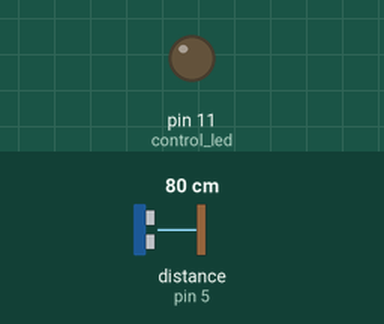
Simulated run of this sketch. Board: Arduino Uno, built with avr-gcc and run on an emulated ATmega328P. Shown: output pins drawn as LEDs (lit = HIGH). The test bench sets the inputs (shaded band); at power-on: distance to the obstacle (sensor on pin 5) 80 cm. The echo pulse lasts 58.3 µs per cm; what the sketch prints to the serial monitor is not drawn.

Above: at 1.2 s.
1.3 s: distance to the obstacle (sensor on pin 5) set to 16 cm
2.8 s: distance to the obstacle (sensor on pin 5) set to 13 cm
4.7 s: distance to the obstacle (sensor on pin 5) set to 18 cm
At 6.1 s:
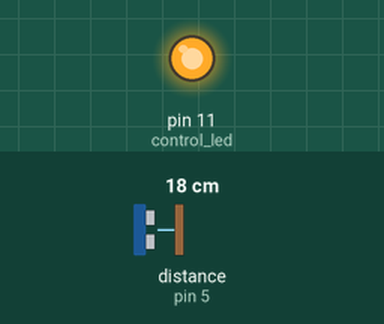
Timing chart, 0 to 7.7 s (numbered marks = the images above; inputs shaded):
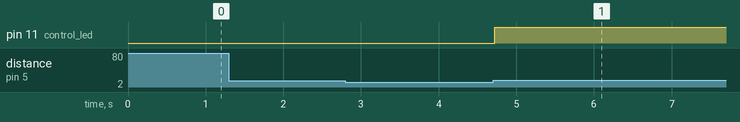

Measured:
- after the input at 4.7 s, pin 11 (control_led): LOW → HIGH at once

The sketch:

ultra2.ino
```cpp
// Carrega a biblioteca do sensor ultrassonico
#include <Ultrasonic.h>

// Define os pinos para o trigger e echo
#define pino_trigger 4
#define pino_echo 5

int control_led = 11;

// Inicializa o sensor nos pinos definidos acima
Ultrasonic ultrasonic(pino_trigger, pino_echo);

int i;
long microsec;
int dist;
int movimento = 0;
boolean estado = LOW;

void setup()
{
  Serial.begin(9600);
  Serial.println("Lendo dados do sensor...");
  pinMode(control_led, OUTPUT);
}

void loop() {

  // Le as informacoes do sensor em cm
  microsec = ultrasonic.timing();
  dist = ultrasonic.convert(microsec, Ultrasonic::CM);

  // Condicao para tentar evitar bugs de distancias muito grandes
  if (dist < 100) { // *distancia da parede deve ser menor que essa*

    // Distancia máxima que a pessoa passa do sensor e é reconhecida
    if (dist < 15) movimento++;

    Serial.println (dist);

    // Numero de vezes que o programa precisa ler a distância menor para considerar a informação confiável
    if (movimento == 3) {
      while (dist < 15) { // entra num loop até a distancia voltar a ser grande
        microsec = ultrasonic.timing();
        dist = ultrasonic.convert(microsec, Ultrasonic::CM);
        if (dist > 100) dist = 0; // ignora leitura de valores maiores que 100
        Serial.print ("lendo ");
        Serial.println (dist);
      }
      estado = !estado;
      digitalWrite(control_led, estado);
      movimento = 0;
      if (estado == HIGH) {
        Serial.println("entrando");
      }
      else {
        Serial.println("saindo");
      }
    }
  }

}
```
